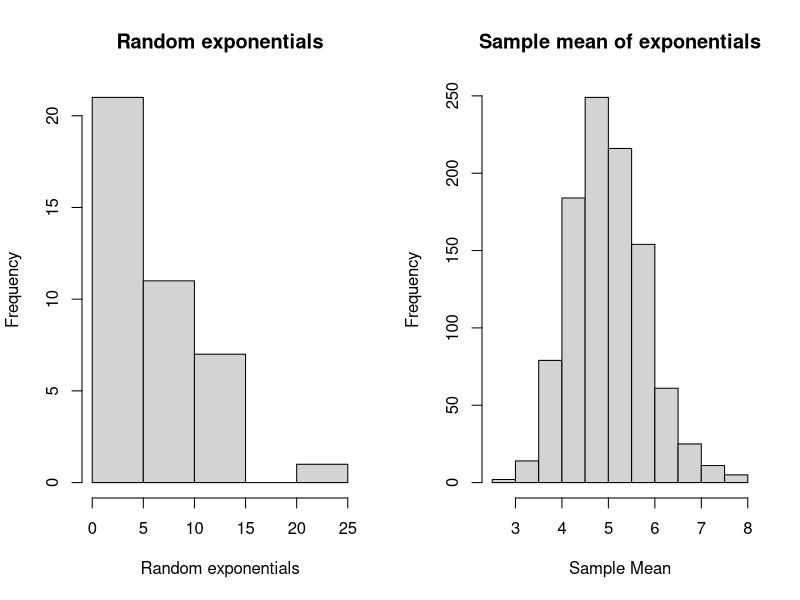

R code for this plot:
## ---- chunk 1
# Load knitr library
library(knitr)
# Lambda is 0.2 and sample size n=40. Perform simulation by sampling 40 exponential distribution for 10000 times. Print out the simulated sample mean and compare with the theoretical mean.
lambda = 0.2
n = 40
exphist = NULL
for (i in 1:1000) exphist = c(exphist, mean(rexp(n, lambda)))
samplemean = mean(exphist)
print(paste('Sample mean: ', samplemean))
## ---- chunk 2
# Use the simulation performed above. Print out the simulated sample variance and compare with the theoretical sample variance.
sampledistvariance = sd(exphist)^2
standarderror = (1/lambda)^2/n
print(paste('Variance of sample distribution: ', sampledistvariance))
print(paste('Theoretical variance (standard error) of sample distribution: ', standarderror))
## ---- chunk 3
# Display the histograms of a large collection of random exponentials and the distribution of a large collection of averages of 40 exponentials.
par(mfrow=c(1,2))
hist(rexp(n, lambda), main ="Random exponentials", xlab = "Random exponentials" )
hist(exphist, main="Sample mean of exponentials", xlab = "Sample Mean")

